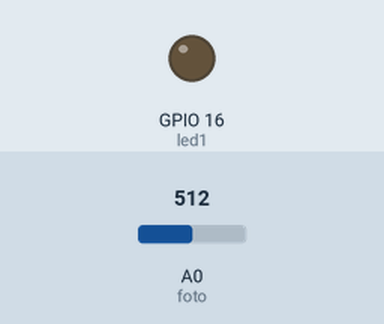
A sketch run on a simulated ESP8266 (NodeMCU). Parts: output pins drawn as LEDs (lit = HIGH). The inputs (shaded band) are chosen by the test bench; at power-on: A0 (foto) = 512. WiFi joins after 1.5 s; servers stay silent unless stated; uploads are accepted with an empty reply; what the sketch prints to the serial monitor is not drawn.

Above: at 2.7 s.
2.8 s: A0 (foto) set to 12
5.2 s: A0 (foto) set to 9
At 7.6 s:
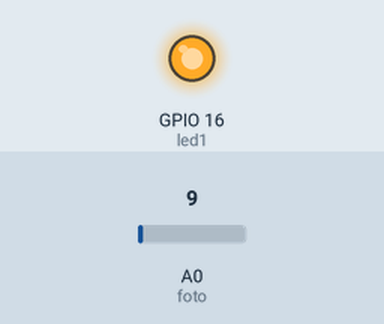
7.9 s: A0 (foto) set to 60
At 9.4 s:
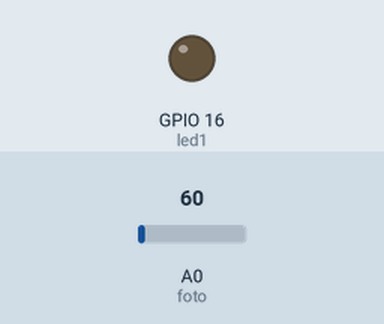
10.4 s: A0 (foto) set to 0
At 12.8 s:
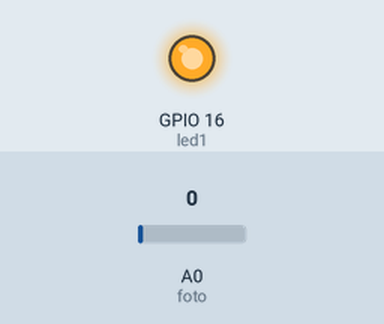
Timing chart, 0 to 14.1 s (numbered marks = the images above; inputs shaded):
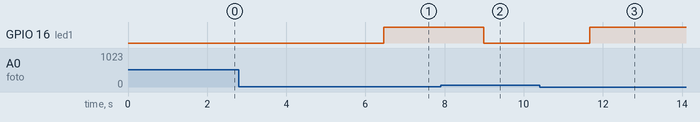

The sketch:

SensorFotosensible.ino
```cpp
#include <ESP8266HTTPClient.h>
#include <ESP8266WiFi.h>
#include <WiFiClient.h>
#include <Wire.h>

int contconexion = 0;

const char *ssid = "LosPeces";
const char *password = "01011964";

unsigned long previousMillis = 0;

char host[48];
String strhost = "192.168.10.26";
String strurl = "/Page_IoT/php/envioDatosLucesExteriores.php";
String chipid = "";


bool sensor_Activado = true;
int led1 = 16; //D0
int foto = A0;

void setup() {
  pinMode (foto, INPUT);
  pinMode (led1, OUTPUT);

  // Inicia Serial
  Serial.begin(115200);
  Serial.print("chipId: ");
  chipid = String(ESP.getChipId());
  Serial.println(chipid);

  // Conexión WIFI
  WiFi.begin(ssid, password);
  while (WiFi.status() != WL_CONNECTED and contconexion <50) { //Cuenta hasta 50 si no se puede conectar lo cancela
    ++contconexion;
    delay(500);
    Serial.print(".");
  }
  if (contconexion <50) {
      //para usar con ip fija
      IPAddress ip(195,168,10,29);
      IPAddress gateway(192,168,10,1);
      IPAddress subnet(255,255,255,0);
      WiFi.config(ip, gateway, subnet);

      Serial.println("");
      Serial.println("WiFi conectado");
      Serial.println(WiFi.localIP());
  }
  else {
      Serial.println("");
      Serial.println("Error de conexion");
  }
}

//-------Función para Enviar Datos a la Base de Datos SQL--------

String enviardatos(String datos) {
  String linea = "error";
  WiFiClient client;
  strhost.toCharArray(host, 49);
  if (!client.connect(host, 80)) {
    Serial.println("Fallo de conexion");
    return linea;
  }

  client.print(String("POST ") + strurl + " HTTP/1.1" + "\r\n" +
               "Host: " + strhost + "\r\n" +
               "Accept: */*" + "*\r\n" +
               "Content-Length: " + datos.length() + "\r\n" +
               "Content-Type: application/x-www-form-urlencoded" + "\r\n" +
               "\r\n" + datos);
  //delay(10);

  Serial.print("Enviando datos a SQL...");

  unsigned long timeout = millis();

  while (client.available() == 0) {
    if (millis() - timeout > 3000) {
      Serial.println("Cliente fuera de tiempo!");
      client.stop();
      return linea;
    }
  }
  // Lee todas las lineas que recibe del servidor y las imprime por la terminal serial
  while(client.available()){
    linea = client.readStringUntil('\r');
  }
  Serial.println(linea);
  return linea;
}

void loop() {
  int luz;
  luz = analogRead(foto);

  if ( luz <= 10)
  {
    Serial.print("Lectura: ");
    Serial.println(luz);
    enviardatos("chipid=" + chipid + "&LS=" + String(luz));
    digitalWrite (led1, HIGH);
  }
  else {
    digitalWrite (led1, LOW);
  }
}
```

Measured:
- the behaviour switches between 11 and 10 on A0 (foto) (found by bisection; images 0 and 1)
- after the input at 2.8 s, every drawn part: stays the same
- after the input at 5.2 s, GPIO 16 (led1): LOW → HIGH after 1.3 s
- after the input at 7.9 s, GPIO 16 (led1): HIGH → LOW after 1.1 s
- after the input at 10.4 s, GPIO 16 (led1): LOW → HIGH after 1.3 s
